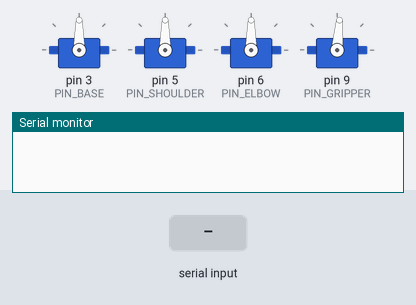
Simulated run of this sketch. Board: Arduino Uno, built with avr-gcc and run on an emulated ATmega328P. On the bench: 4 × servo, the last lines printed to the serial monitor. The inputs (shaded band) are chosen by the test bench.

Above: at 1.2 s.
1.3 s: "MOVE 10 90 0\n" received over Serial
At 6.6 s:
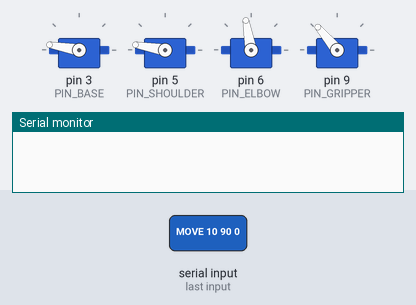
8.7 s: "90 45\n" received over Serial
13.9 s: "1\n" received over Serial
At 20.0 s:
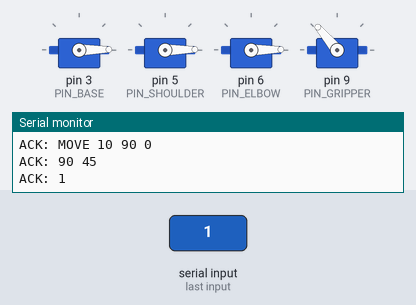
23.1 s: "30 150\n" received over Serial
At 30.2 s:
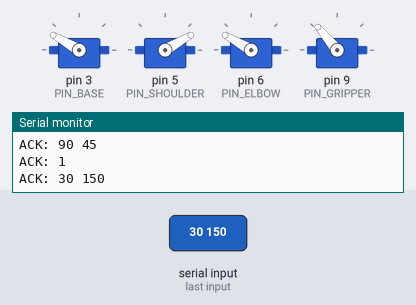
32.3 s: "90\n" received over Serial
At 40.2 s:
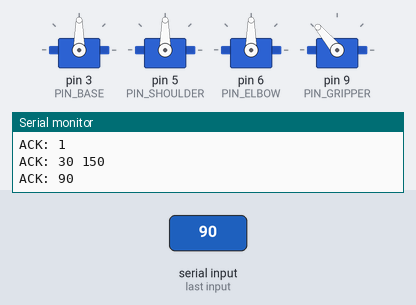
40.3 s: "200\n" received over Serial
Timing chart, 0 to 53.7 s (numbered marks = the images above; inputs shaded):
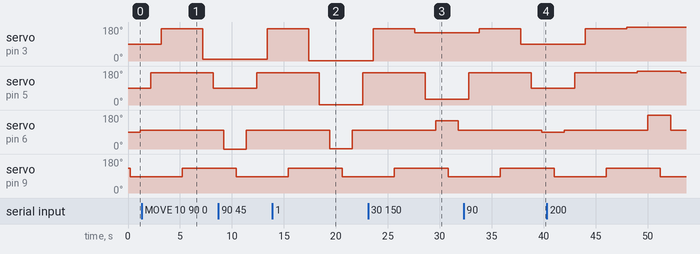

Measured:
- after the input at 1.3 s, servo on pin 9 (PIN_GRIPPER): goes on until 5.2 s, then stays 130°
- after the input at 13.9 s, servo on pin 3 (PIN_BASE): 170° → 1° after 3.5 s
- after the input at 23.1 s, servo on pin 5 (PIN_SHOULDER): 170° → 30° after 5.5 s; servo on pin 6 (PIN_ELBOW): 100° → 150° after 6.5 s, → 100° 2.2 s later
- after the input at 32.3 s, servo on pin 6 (PIN_ELBOW): 100° → 90° after 7.5 s; servo on pin 9 (PIN_GRIPPER): goes on until 35.8 s, then stays 130°

The sketch:

Object_Detection_With_Pi.ino
```cpp
#include <Servo.h>

// ---- Create servo objects ----
Servo servoBase;
Servo servoShoulder;
Servo servoElbow;
Servo servoGripper;

// ---- Servo pin assignments ----
const int PIN_BASE = 3;
const int PIN_SHOULDER = 5;
const int PIN_ELBOW = 6;
const int PIN_GRIPPER = 9;

// VARIABLES
const int GRIPPER_BLOCK_WIDTH = 85;
const int GRIPPER_OPEN = 130;

void setup() {

  Serial.begin(115200);
  servoBase.attach(PIN_BASE);
  servoShoulder.attach(PIN_SHOULDER);
  servoElbow.attach(PIN_ELBOW);
  servoGripper.attach(PIN_GRIPPER);

  servoGripper.write(130);
  // servoBase.write(170);
  // servoShoulder.write(170);
  // servoElbow.write(100);
  // servoGripper.write(130);


  // delay(1000);

  //Base
  // servoBase.write(0);
  // delay(1000);
  // // Shoulder
  // servoShoulder.write(0);
  // delay(1000);
  // //Elbow
  // servoElbow.write(0);
  // delay(1000);

  //   //Base
  // servoBase.write(30);
  // delay(1000);
  // // Shoulder
  // servoShoulder.write(120);
  // delay(1000);
  // //Elbow
  // servoElbow.write(90);
  // delay(1000);

  //   //Base
  // servoBase.write(80);
  // delay(1000);
  // // Shoulder
  // servoShoulder.write(170);
  // delay(1000);
  // //Elbow
  // servoElbow.write(180);
  // delay(1000);


  // //   // Elbow
  // servoElbow.write(90);
  // delay(1000);

  // Ease down the arm
  // servoShoulder.write(100);
  // delay(500);

  // delay(500);
  // servoBase.write(0);
  // delay(500);
  // servoShoulder.write(165);
  //   delay(500);
  // servoElbow.write(0);
  //   delay(500);

  // for (int base = 0; base <= 60; base += 10) {
  //   servoBase.write(base);
  //   delay(400);

    // for (int shoulder = 180; shoulder > 0; shoulder -= 10) {
    //   servoShoulder.write(shoulder);
    //   delay(400);  // Pause at each combination
    // }
    // for (int elbow = 20; elbow < 120; elbow += 10) {
    //   servoElbow.write(elbow);
    //   delay(400);  // Pause at each combination
    // }
  //}

}

void loop() {
  // Say this command sent from ROS, over the USB, to the Arduino:
  // Note Serial.available() doesn't mean full command arrived yet.
  // String cmd = "";
  // // if (Serial.available()) {
  // //   cmd = Serial.readStringUntil('\n');
  // // }

  // String cmd = "";
  // while (Serial.available() > 0) {
  //   char c = Serial.read();
  //    if (c == '\n')
  //    {
  //         break;
  //     }
  //     else {
  //        cmd += c;
  //        }
  //   }
  //   Serial.println("ACK: " + cmd);
  //   if (cmd == "") {
  //     return;
  //   }

  // String cmd = "";
  // while (Serial.available()) {
  //       cmd = Serial.readStringUntil('\n'); // wait for full line, I think all chars should get
  //                                           // .. to hear before the timeout.
  //       Serial.println("ACK: " + cmd);           // now it prints properly
  //   }
  //   if (cmd == "") {
  //     return;
  //   }

servoGripper.write(130);

String cmd = "";
while (Serial.available()) {
    cmd = Serial.readStringUntil('\n'); // blocks for timeout if needed
    cmd.trim();                          // removes leading/trailing whitespace, including \r
    if (cmd.length() > 0) {
        Serial.println("ACK: " + cmd);  // only print if non-empty
    }
}

//String cmd = "";
// ERROR occuring, the Serial.available is becoming 0 temporarily and exiting loop
// since we receive something like MOV.. but rest of characters hasn't gotten to arduino yet.
// SO, we need bigger delay.
  // while (Serial.available() > 0) {
  //     char c = Serial.read();


  //     if (c == '\n') {
  //         Serial.println("ACK: " + cmd);
  //         break;
  //     } else {
  //         cmd += c;
  //     }
  // }
  // if (cmd == ""){
  //   return;
  // }
// int spaceCount = 0;
//   for (int i = 0; i < cmd.length(); i++) {
//     if (cmd.charAt(i) == ' ') {
//       spaceCount++;
//     }
//   }
//   if (spaceCount < 3) {
//   return;
// }

  //cmd = "MOVE 10 90 0";

  int start = 0;
  int spaceIndex = cmd.indexOf(' ');
  int counter = 1;
  while (counter <=4 and cmd.length() > 0) {
    String token = cmd.substring(start, spaceIndex);
    //Serial.println("\nACK Processing Command: " + cmd);
    //Serial.println("\nACK Token Value: " + cmd);
    int token_int = token.toInt();
    if (counter == 1) {
      // Just skip, increment counter below
    }
    else if (counter == 2) {
      //Serial.println("Token int base is ");
      //Serial.println(token_int);
      servoBase.write(token_int);
      delay(1000);
    }
    else if (counter == 3) {
      //Serial.println("Token int shoulder is ");
      //Serial.println(token_int);
      servoShoulder.write(token_int);
      delay(1000);
    }
    else if (counter == 4) {
      servoElbow.write(token_int);
      delay(1000);
    }
    counter += 1;
    start = spaceIndex + 1;
    spaceIndex = cmd.indexOf(' ', start);
  }

  delay(200);
  servoGripper.write(85);
  delay(1000);
  servoElbow.write(100);
  delay(1000);
  servoShoulder.write(170);
  delay(1000);
  servoBase.write(170);
  delay(2000);
  servoGripper.write(130);
  delay(2000);

}
```
